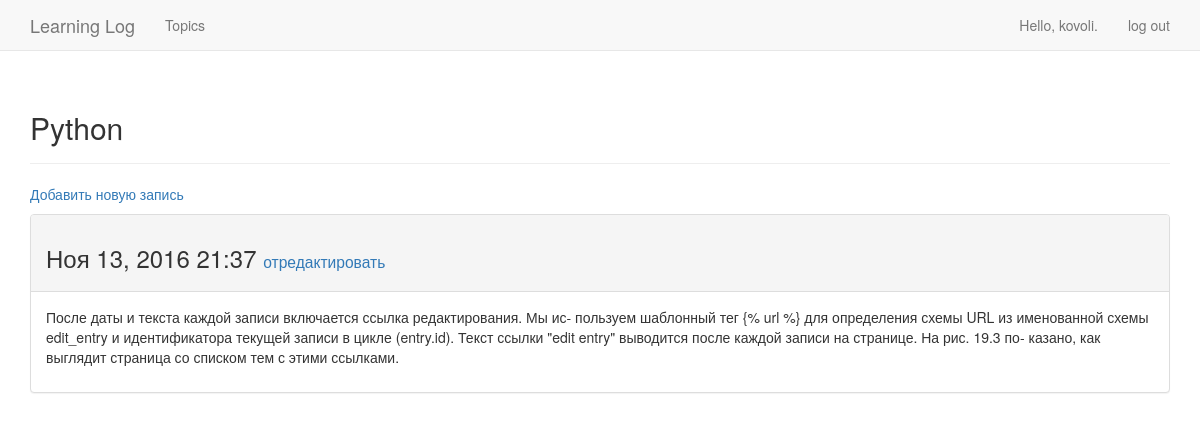
The page /topics/3/ (signed in) on the database its author committed.
### learning_logs/models.py (models this page shows, shortened)
class Topic(models.Model):
    text = models.CharField(max_length=200)
    date_added = models.DateTimeField(auto_now_add=True)
    owner = models.ForeignKey(User)  #  owner, используемое в отношении внешнего ключа с моделью User.
    class Meta:
        verbose_name = 'Тема'
        verbose_name_plural = 'Темы'
    def __str__(self):
        return self.text

class Entry(models.Model):
    topic = models.ForeignKey(Topic)
    text = models.TextField()
    date_added = models.DateTimeField(auto_now_add=True)
    class Meta:
        verbose_name_plural = 'Записи'

### learning_logs/views.py (the view)
# urls.py: url(r'^topics/(?P<topic_id>\d+)/$', views.topic, name='topic'),
@login_required
def topic(request, topic_id):
    topic = Topic.objects.get(id=topic_id)
    if topic.owner != request.user:
        raise Http404
    entries = topic.entry_set.order_by('-date_added')
    context = {'topic': topic, 'entries': entries}
    return render(request, 'learning_logs/topic.html', context)

### learning_logs/templates/learning_logs/topic.html
{% extends 'learning_logs/base.html' %}
{% block header %}
  <h2>{{ topic }}</h2>
{% endblock header %}
{% block content %}
  <p>
    <a href="{% url 'learning_logs:new_entry' topic.id %}">Добавить новую запись</a>
  </p>
  {% for entry in entries %}
    <div class="panel panel-default">
      <div class="panel-heading">
        <h3>
          {{ entry.date_added|date:'M d, Y H:i' }}
          <small>
            <a href="{% url 'learning_logs:edit_entry' entry.id %}">
              отредактировать</a>
          </small>
        </h3>
      </div>
        <div class="panel-body">
            {{ entry.text|linebreaks }}
        </div>
    </div>
{% empty %}
    There are no entries for this topic yet.
  {% endfor %}
{% endblock content %}

### learning_logs/templates/learning_logs/base.html (shortened to what this page needs)
{% load bootstrap3 %}
<!DOCTYPE html>
<html lang="en">
  <head>
    {% bootstrap_css %}
</head>
  <body>
        <nav class="navbar navbar-default navbar-static-top">
            <div class="container">
                <div class="navbar-header">
                    <a class="navbar-brand" href="{% url 'learning_logs:index' %}">Learning Log</a>
                </div>
                <div id="navbar" class="navbar-collapse collapse">
                    <ul class="nav navbar-nav">
                        <li><a href="{% url 'learning_logs:topics' %}">Topics</a></li>
                    </ul>
                    <ul class="nav navbar-nav navbar-right">
                        {% if user.is_authenticated %}
                            <li><a>Hello, {{ user.username }}.</a></li>
                            <li><a href="{% url 'users:logout' %}">log out</a></li>
                        {% else %}
                            <li><a href="{% url 'users:register' %}">register</a></li>
                            <li><a href="{% url 'users:login' %}">log in</a></li>
                        {% endif %}
                    </ul>
                </div>
            </div>
        </nav>
            <div class="container">
                <div class="page-header">
                   {% block header %}{% endblock header %}
                </div>
                <div>
                    {% block content %}{% endblock content %}
                </div>
            </div>
  </body>
</html>

### rows shown on the page
Topic: text "Python"
Entry: date_added "Ноя 13, 2016 21:37", text "После даты и текста каждой записи включается ссылка редактирования. Мы ис- пользуем шаблонный тег {% url %} для определения схемы URL из именованной схемы edit_entry и идентификатора текущей записи в цикле (entry.id). Текст ссылки \"edit entry\" выводится после каждой записи на странице. На рис. 19.3 по- казано, как выглядит страница со списком тем с этими ссылками."

### other values the page prints
{{ user.username }} "kovoli"
